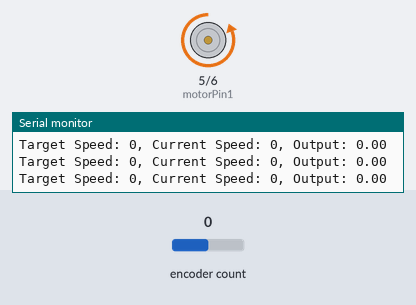
Bench run of a sketch on a simulated Arduino Uno, built with avr-gcc and run on an emulated ATmega328P. On the bench: motor-driver pin pairs drawn as motors (green arrow = first pin HIGH = forward, orange = second pin HIGH = backward, longer = more drive), the last lines printed to the serial monitor. Inputs (shaded band) come from the test bench; at power-on: encoder count 0.

Above: at 1.2 s.
1.3 s: encoder count set to 1
At 4.02 s:
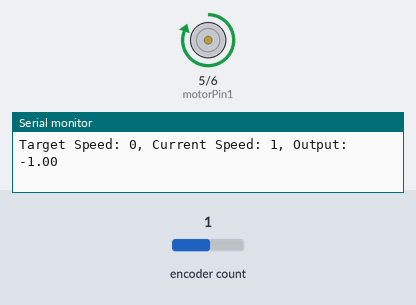
4.3 s: encoder count set to 2
At 9.4 s:
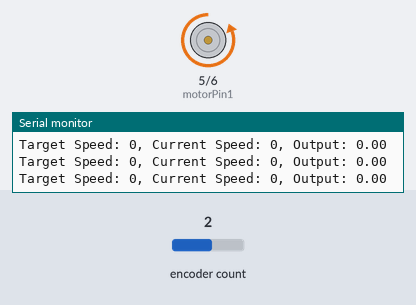
Timing chart, 0 to 10.9 s (numbered marks = the images above; inputs shaded):
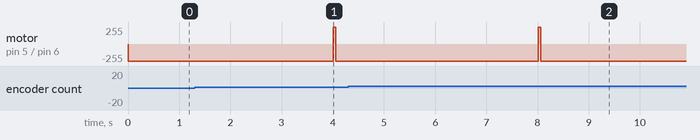

The sketch:

P_D_motor_control.ino
```cpp
// Motor Control with Proportional and Derivative Control
// Using an Encoder

#include <Encoder.h>

// Define motor pins
int motorPin1 = 5;
int motorPin2 = 6;

// Define encoder pins
int encoderPinA = 2;
int encoderPinB = 3;

// Define encoder object
Encoder myEncoder(encoderPinA, encoderPinB);

// Define PID variables
double kp = 1.0; // Proportional gain
double kd = 0.5; // Derivative gain
double lastError = 0;
double currentError = 0;

// Define motor speed variables
int targetSpeed = 0;
int currentSpeed = 0;

// Define loop timing variables
unsigned long lastTime = 0;
unsigned long loopTime = 10; // milliseconds

void setup() {
  // Initialize motor pins as outputs
  pinMode(motorPin1, OUTPUT);
  pinMode(motorPin2, OUTPUT);

  // Set up serial communication for debugging
  Serial.begin(9600);
}

void loop() {
  // Calculate elapsed time
  unsigned long currentTime = millis();
  unsigned long elapsedTime = currentTime - lastTime;

  // Read encoder position and calculate speed
  int encoderPosition = myEncoder.read();
  currentSpeed = encoderPosition * 1000.0 / elapsedTime; // RPM = (encoder ticks / ms) * (60 s / min) / (ticks per revolution)

  // Calculate error
  currentError = targetSpeed - currentSpeed;

  // Calculate control output
  double output = kp * currentError + kd * (currentError - lastError) / elapsedTime;

  // Update last error for next loop
  lastError = currentError;

  // Update motor speed
  int motorSpeed = abs(output);
  if (output > 0) {
    digitalWrite(motorPin1, HIGH);
    digitalWrite(motorPin2, LOW);
  } else {
    digitalWrite(motorPin1, LOW);
    digitalWrite(motorPin2, HIGH);
  }

  // Print debugging information
  Serial.print("Target Speed: ");
  Serial.print(targetSpeed);
  Serial.print(", Current Speed: ");
  Serial.print(currentSpeed);
  Serial.print(", Output: ");
  Serial.println(output);

  // Wait until next loop
  while (millis() - currentTime < loopTime) {
    // do nothing
  }
}
```

Measured:
- after the input at 1.3 s, motor on pin 5 (motorPin1) / pin 6 (motorPin2): backward 255/255 → forward 255/255 after 2.7 s, → backward 255/255 0.05 s later
- after the input at 4.3 s, motor on pin 5 (motorPin1) / pin 6 (motorPin2): backward 255/255 → forward 255/255 after 3.7 s, → backward 255/255 0.05 s later
